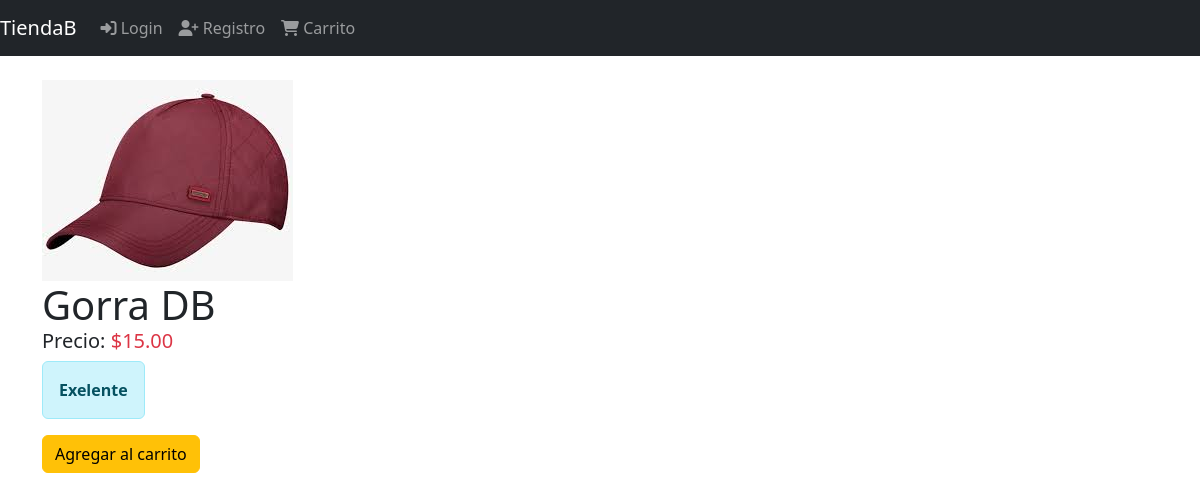
The page /productos/gorra-db on the database its author committed.
### products/models.py (models this page shows, shortened)
class Product(models.Model):
    title = models.CharField(max_length=40)
    description = models.TextField()
    price = models.DecimalField(max_digits=8, decimal_places=2, default=0.0)
    image = models.ImageField(upload_to='products/', null=False, blank=False)
    create_at = models.DateField(auto_now_add=True)
    slug = models.SlugField(max_length=200, null=False,
                            blank=False, unique=True)

### products/views.py (the view)
# urls.py: path('<slug:slug>', views.ProductDetailView.as_view(), name='product')
class ProductDetailView(DetailView):
    model = Product
    template_name = 'products/product.html'
    def get_context_data(self, **kwargs):
        context = super().get_context_data(**kwargs)
        return context

### templates/products/product.html (shortened to what this page needs)
{% extends "base.html" %}
{% block content %}
<div class="col">
    {% if product.image %}
    <img src="{{product.image.url}}" alt="Imagen de gorra" width="" height="">
    {% endif %}
    <div class="h1">{{product.title}}
        <div class="h5 font weight-bold">
            Precio: <span class="text-danger">${{product.price}}</span>
        </div>
    </div>
    <div>
        <strong class="alert alert-info d-inline-block">{{product.description}}</strong>
    </div>
    <div>
        {% include 'cart/snippets/add.html' %}
    </div>
    {% endblock %}

### templates/base.html (shortened to what this page needs)
{% load static %}
<!DOCTYPE html>
<html lang="es">
<head>
    <link href="https://cdn.jsdelivr.net/npm/bootstrap@5.3.8/dist/css/bootstrap.min.css" rel="stylesheet"
>
</head>
<body>
    {% include "navbar.html" %}
    <div class="container mt-4">
        <div class="row">
            <div class="col-12">
                {% block content %}
                {% endblock %}
            </div>
        </div>
    </div>
</html>

### templates/navbar.html (shortened to what this page needs)
{% url 'login' as login %}
{% url 'registration' as registration %}
{% url 'carts' as cart %}
<nav class="navbar navbar-expand-lg navbar-dark bg-dark">
    <a class="navbar-brand" href="{% url 'Index' %}">TiendaB</a>
    <div class="collapse navbar-collapse" id="navbarNavDropdown">
        <ul class="navbar-nav"> {% if user.is_authenticated %}
            <ul class="navbar-nav">
                <li class="nav-item">
                    <a class="nav-link" href="{%url 'logout' %}">
                        <span class=" fa-solid fa-right-from-bracket"></span>
                        Salir</a>
                </li>
            </ul>
            {% else %}
            <li class="nav-item">
                <a class="nav-link {% if request.path == login %} active {% endif %}" href="{{login}}">
                    <span class="fa-solid fa-right-to-bracket"></span>
                    Login</a>
            </li>
            <li class="nav-item">
                <a class="nav-link {% if request.path == registration %} active {% endif %}" href="{{registration}}">
                    <span class="fa-solid fa-user-plus"></span>
                    Registro</a>
            </li>
        </ul>
        {% endif %}
        <ul class="navbar-nav">
            <li class="nav-item">
                <a class="nav-link" href="{% url 'cart' %}">
                    <span class="fa-solid fa-cart-shopping"></span>
                    Carrito</a>
            </li>
        </ul>
    </div>
</nav>

### carts/templates/cart/snippets/add.html (shortened to what this page needs)
<form action="{% url 'add' %}" method="post">
    <button type="submit" class="btn btn-warning">Agregar al carrito</button>
</form>

### rows shown on the page
Product: image (picture), title "Gorra DB", price "15.00", description "Exelente"
